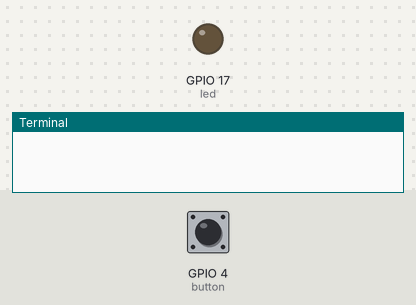
Simulated run of this program. Board: Raspberry Pi (BCM pin numbers). Parts: output pins drawn as LEDs (lit = HIGH), the last lines printed to the terminal. Inputs (shaded band) come from the test bench; at power-on: GPIO 4 (button) HIGH. Random numbers come from a fixed seed; the clock reads 2024-03-15 10:24:30 at power-on unless the program sets it.

Above: at 1.2 s.
1.3 s: GPIO 4 (button) pulled LOW for 3.2 s
At 13.9 s:
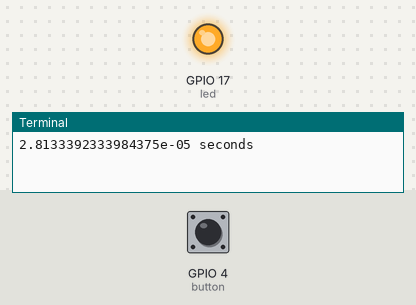
Timing chart, 0 to 14.5 s (numbered marks = the images above; inputs shaded):
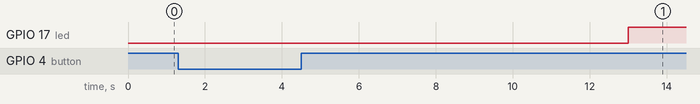

The program:

reflexgame.py
```python
from gpiozero import LED, Button
from time import time, sleep
from random import randint

led = LED(17)
button = Button(4)

while True:
    sleep(randint(1, 10))
    led.on()
    start = time()
    button.wait_for_press()
    led.off()
    end = time()
    print(end-start, 'seconds')
```
